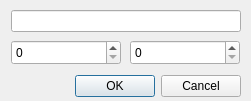
<?xml version="1.0" encoding="UTF-8"?>
<ui version="4.0">
 <class>CreatePlatformDlg</class>
 <widget class="QDialog" name="CreatePlatformDlg">
  <property name="geometry">
   <rect>
    <x>0</x>
    <y>0</y>
    <width>251</width>
    <height>101</height>
   </rect>
  </property>
  <property name="windowTitle">
   <string>Dialog</string>
  </property>
  <widget class="QDialogButtonBox" name="buttonBox">
   <property name="geometry">
    <rect>
     <x>10</x>
     <y>70</y>
     <width>231</width>
     <height>32</height>
    </rect>
   </property>
   <property name="orientation">
    <enum>Qt::Horizontal</enum>
   </property>
   <property name="standardButtons">
    <set>QDialogButtonBox::Cancel|QDialogButtonBox::Ok</set>
   </property>
  </widget>
  <widget class="QSpinBox" name="width">
   <property name="geometry">
    <rect>
     <x>11</x>
     <y>40</y>
     <width>110</width>
     <height>25</height>
    </rect>
   </property>
   <property name="maximum">
    <number>10000</number>
   </property>
  </widget>
  <widget class="QSpinBox" name="height">
   <property name="geometry">
    <rect>
     <x>130</x>
     <y>40</y>
     <width>110</width>
     <height>25</height>
    </rect>
   </property>
   <property name="maximum">
    <number>10000</number>
   </property>
  </widget>
  <widget class="QLineEdit" name="lineEdit">
   <property name="geometry">
    <rect>
     <x>11</x>
     <y>10</y>
     <width>230</width>
     <height>22</height>
    </rect>
   </property>
  </widget>
 </widget>
 <resources/>
 <connections>
  <connection>
   <sender>buttonBox</sender>
   <signal>accepted()</signal>
   <receiver>CreatePlatformDlg</receiver>
   <slot>accept()</slot>
   <hints>
    <hint type="sourcelabel">
     <x>240</x>
     <y>117</y>
    </hint>
    <hint type="destinationlabel">
     <x>157</x>
     <y>81</y>
    </hint>
   </hints>
  </connection>
  <connection>
   <sender>buttonBox</sender>
   <signal>rejected()</signal>
   <receiver>CreatePlatformDlg</receiver>
   <slot>reject()</slot>
   <hints>
    <hint type="sourcelabel">
     <x>240</x>
     <y>117</y>
    </hint>
    <hint type="destinationlabel">
     <x>250</x>
     <y>81</y>
    </hint>
   </hints>
  </connection>
 </connections>
</ui>
